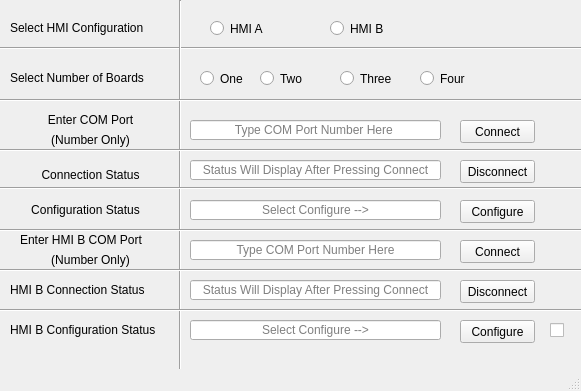
<?xml version="1.0" encoding="UTF-8"?>
<ui version="4.0">
 <class>MainWindow</class>
 <widget class="QMainWindow" name="MainWindow">
  <property name="geometry">
   <rect>
    <x>0</x>
    <y>0</y>
    <width>581</width>
    <height>391</height>
   </rect>
  </property>
  <property name="windowTitle">
   <string>TechnipFMC COREui Network Configuration Tool</string>
  </property>
  <widget class="QWidget" name="centralwidget">
   <widget class="QLabel" name="connstatuslabel">
    <property name="geometry">
     <rect>
      <x>20</x>
      <y>160</y>
      <width>141</width>
      <height>31</height>
     </rect>
    </property>
    <property name="text">
     <string>&lt;html&gt;&lt;head/&gt;&lt;body&gt;&lt;p align=&quot;center&quot;&gt;&lt;span style=&quot; font-size:9pt;&quot;&gt;Connection Status&lt;/span&gt;&lt;/p&gt;&lt;/body&gt;&lt;/html&gt;</string>
    </property>
   </widget>
   <widget class="QLabel" name="label">
    <property name="geometry">
     <rect>
      <x>40</x>
      <y>100</y>
      <width>101</width>
      <height>41</height>
     </rect>
    </property>
    <property name="text">
     <string>&lt;html&gt;&lt;head/&gt;&lt;body&gt;&lt;p align=&quot;center&quot;&gt;&lt;span style=&quot; font-size:9pt;&quot;&gt;Enter COM Port&lt;/span&gt;&lt;/p&gt;&lt;/body&gt;&lt;/html&gt;</string>
    </property>
   </widget>
   <widget class="QPushButton" name="configurebutton">
    <property name="geometry">
     <rect>
      <x>460</x>
      <y>200</y>
      <width>75</width>
      <height>23</height>
     </rect>
    </property>
    <property name="text">
     <string>Configure</string>
    </property>
   </widget>
   <widget class="QLabel" name="label_2">
    <property name="geometry">
     <rect>
      <x>20</x>
      <y>200</y>
      <width>131</width>
      <height>20</height>
     </rect>
    </property>
    <property name="text">
     <string>&lt;html&gt;&lt;head/&gt;&lt;body&gt;&lt;p align=&quot;center&quot;&gt;&lt;span style=&quot; font-size:9pt;&quot;&gt;Configuration Status&lt;/span&gt;&lt;/p&gt;&lt;/body&gt;&lt;/html&gt;</string>
    </property>
   </widget>
   <widget class="QLineEdit" name="comtext">
    <property name="geometry">
     <rect>
      <x>190</x>
      <y>120</y>
      <width>251</width>
      <height>20</height>
     </rect>
    </property>
    <property name="alignment">
     <set>Qt::AlignCenter</set>
    </property>
    <property name="placeholderText">
     <string>Type COM Port Number Here </string>
    </property>
   </widget>
   <widget class="QLineEdit" name="connectionstatus">
    <property name="geometry">
     <rect>
      <x>190</x>
      <y>160</y>
      <width>251</width>
      <height>20</height>
     </rect>
    </property>
    <property name="alignment">
     <set>Qt::AlignCenter</set>
    </property>
    <property name="placeholderText">
     <string>Status Will Display After Pressing Connect</string>
    </property>
   </widget>
   <widget class="QLabel" name="label_3">
    <property name="geometry">
     <rect>
      <x>40</x>
      <y>130</y>
      <width>101</width>
      <height>21</height>
     </rect>
    </property>
    <property name="text">
     <string>&lt;html&gt;&lt;head/&gt;&lt;body&gt;&lt;p align=&quot;center&quot;&gt;&lt;span style=&quot; font-size:9pt;&quot;&gt;(Number Only)&lt;/span&gt;&lt;/p&gt;&lt;/body&gt;&lt;/html&gt;</string>
    </property>
   </widget>
   <widget class="QLineEdit" name="configuretext">
    <property name="geometry">
     <rect>
      <x>190</x>
      <y>200</y>
      <width>251</width>
      <height>20</height>
     </rect>
    </property>
    <property name="alignment">
     <set>Qt::AlignCenter</set>
    </property>
    <property name="readOnly">
     <bool>true</bool>
    </property>
    <property name="placeholderText">
     <string>Select Configure --&gt;</string>
    </property>
   </widget>
   <widget class="QRadioButton" name="HMIA_button">
    <property name="geometry">
     <rect>
      <x>210</x>
      <y>20</y>
      <width>82</width>
      <height>17</height>
     </rect>
    </property>
    <property name="text">
     <string>HMI A</string>
    </property>
   </widget>
   <widget class="QRadioButton" name="HMIB_button">
    <property name="geometry">
     <rect>
      <x>330</x>
      <y>20</y>
      <width>82</width>
      <height>17</height>
     </rect>
    </property>
    <property name="text">
     <string>HMI B</string>
    </property>
   </widget>
   <widget class="QRadioButton" name="OneBoardButton">
    <property name="geometry">
     <rect>
      <x>200</x>
      <y>70</y>
      <width>51</width>
      <height>17</height>
     </rect>
    </property>
    <property name="text">
     <string>One</string>
    </property>
   </widget>
   <widget class="QRadioButton" name="TwoBoardButton">
    <property name="geometry">
     <rect>
      <x>260</x>
      <y>70</y>
      <width>51</width>
      <height>17</height>
     </rect>
    </property>
    <property name="text">
     <string>Two</string>
    </property>
   </widget>
   <widget class="QRadioButton" name="ThreeBoardButton">
    <property name="geometry">
     <rect>
      <x>340</x>
      <y>70</y>
      <width>61</width>
      <height>17</height>
     </rect>
    </property>
    <property name="text">
     <string>Three</string>
    </property>
   </widget>
   <widget class="QRadioButton" name="FourBoardButton">
    <property name="geometry">
     <rect>
      <x>420</x>
      <y>70</y>
      <width>51</width>
      <height>17</height>
     </rect>
    </property>
    <property name="text">
     <string>Four</string>
    </property>
   </widget>
   <widget class="Line" name="line">
    <property name="geometry">
     <rect>
      <x>0</x>
      <y>40</y>
      <width>641</width>
      <height>16</height>
     </rect>
    </property>
    <property name="orientation">
     <enum>Qt::Horizontal</enum>
    </property>
   </widget>
   <widget class="Line" name="line_2">
    <property name="geometry">
     <rect>
      <x>170</x>
      <y>0</y>
      <width>20</width>
      <height>471</height>
     </rect>
    </property>
    <property name="orientation">
     <enum>Qt::Vertical</enum>
    </property>
   </widget>
   <widget class="Line" name="line_3">
    <property name="geometry">
     <rect>
      <x>0</x>
      <y>140</y>
      <width>601</width>
      <height>20</height>
     </rect>
    </property>
    <property name="orientation">
     <enum>Qt::Horizontal</enum>
    </property>
   </widget>
   <widget class="Line" name="line_4">
    <property name="geometry">
     <rect>
      <x>0</x>
      <y>90</y>
      <width>611</width>
      <height>20</height>
     </rect>
    </property>
    <property name="orientation">
     <enum>Qt::Horizontal</enum>
    </property>
   </widget>
   <widget class="QLabel" name="label_4">
    <property name="geometry">
     <rect>
      <x>10</x>
      <y>20</y>
      <width>151</width>
      <height>16</height>
     </rect>
    </property>
    <property name="text">
     <string>Select HMI Configuration</string>
    </property>
   </widget>
   <widget class="QLabel" name="label_5">
    <property name="geometry">
     <rect>
      <x>10</x>
      <y>70</y>
      <width>161</width>
      <height>16</height>
     </rect>
    </property>
    <property name="text">
     <string>Select Number of Boards</string>
    </property>
   </widget>
   <widget class="Line" name="line_5">
    <property name="geometry">
     <rect>
      <x>0</x>
      <y>180</y>
      <width>611</width>
      <height>16</height>
     </rect>
    </property>
    <property name="orientation">
     <enum>Qt::Horizontal</enum>
    </property>
   </widget>
   <widget class="Line" name="line_6">
    <property name="geometry">
     <rect>
      <x>-30</x>
      <y>220</y>
      <width>641</width>
      <height>20</height>
     </rect>
    </property>
    <property name="orientation">
     <enum>Qt::Horizontal</enum>
    </property>
   </widget>
   <widget class="QLineEdit" name="comtext2">
    <property name="geometry">
     <rect>
      <x>190</x>
      <y>240</y>
      <width>251</width>
      <height>20</height>
     </rect>
    </property>
    <property name="alignment">
     <set>Qt::AlignCenter</set>
    </property>
    <property name="placeholderText">
     <string>Type COM Port Number Here</string>
    </property>
   </widget>
   <widget class="QLineEdit" name="connectionstatus2">
    <property name="geometry">
     <rect>
      <x>190</x>
      <y>280</y>
      <width>251</width>
      <height>20</height>
     </rect>
    </property>
    <property name="alignment">
     <set>Qt::AlignCenter</set>
    </property>
    <property name="placeholderText">
     <string>Status Will Display After Pressing Connect</string>
    </property>
   </widget>
   <widget class="QLineEdit" name="configuretext2">
    <property name="geometry">
     <rect>
      <x>190</x>
      <y>320</y>
      <width>251</width>
      <height>20</height>
     </rect>
    </property>
    <property name="alignment">
     <set>Qt::AlignCenter</set>
    </property>
    <property name="placeholderText">
     <string>Select Configure --&gt;</string>
    </property>
   </widget>
   <widget class="QPushButton" name="ConnectButton2">
    <property name="geometry">
     <rect>
      <x>460</x>
      <y>240</y>
      <width>75</width>
      <height>23</height>
     </rect>
    </property>
    <property name="text">
     <string>Connect</string>
    </property>
   </widget>
   <widget class="QPushButton" name="configurebutton2">
    <property name="geometry">
     <rect>
      <x>460</x>
      <y>320</y>
      <width>75</width>
      <height>23</height>
     </rect>
    </property>
    <property name="text">
     <string>Configure</string>
    </property>
   </widget>
   <widget class="QLabel" name="label_6">
    <property name="geometry">
     <rect>
      <x>20</x>
      <y>230</y>
      <width>141</width>
      <height>20</height>
     </rect>
    </property>
    <property name="text">
     <string>Enter HMI B COM Port</string>
    </property>
   </widget>
   <widget class="QLabel" name="label_7">
    <property name="geometry">
     <rect>
      <x>10</x>
      <y>280</y>
      <width>161</width>
      <height>20</height>
     </rect>
    </property>
    <property name="text">
     <string>HMI B Connection Status</string>
    </property>
   </widget>
   <widget class="QLabel" name="label_8">
    <property name="geometry">
     <rect>
      <x>10</x>
      <y>320</y>
      <width>191</width>
      <height>20</height>
     </rect>
    </property>
    <property name="text">
     <string>HMI B Configuration Status</string>
    </property>
   </widget>
   <widget class="Line" name="line_7">
    <property name="geometry">
     <rect>
      <x>0</x>
      <y>260</y>
      <width>611</width>
      <height>20</height>
     </rect>
    </property>
    <property name="orientation">
     <enum>Qt::Horizontal</enum>
    </property>
   </widget>
   <widget class="Line" name="line_8">
    <property name="geometry">
     <rect>
      <x>-10</x>
      <y>300</y>
      <width>621</width>
      <height>20</height>
     </rect>
    </property>
    <property name="orientation">
     <enum>Qt::Horizontal</enum>
    </property>
   </widget>
   <widget class="QLabel" name="label_9">
    <property name="geometry">
     <rect>
      <x>40</x>
      <y>250</y>
      <width>101</width>
      <height>21</height>
     </rect>
    </property>
    <property name="text">
     <string>&lt;html&gt;&lt;head/&gt;&lt;body&gt;&lt;p align=&quot;center&quot;&gt;&lt;span style=&quot; font-size:9pt;&quot;&gt;(Number Only)&lt;/span&gt;&lt;/p&gt;&lt;/body&gt;&lt;/html&gt;</string>
    </property>
   </widget>
   <widget class="QPushButton" name="ConnectButton">
    <property name="geometry">
     <rect>
      <x>460</x>
      <y>120</y>
      <width>75</width>
      <height>23</height>
     </rect>
    </property>
    <property name="text">
     <string>Connect</string>
    </property>
   </widget>
   <widget class="QPushButton" name="disconnectButton">
    <property name="geometry">
     <rect>
      <x>460</x>
      <y>160</y>
      <width>75</width>
      <height>23</height>
     </rect>
    </property>
    <property name="text">
     <string>Disconnect</string>
    </property>
   </widget>
   <widget class="QPushButton" name="disconnectButton2">
    <property name="geometry">
     <rect>
      <x>460</x>
      <y>280</y>
      <width>75</width>
      <height>23</height>
     </rect>
    </property>
    <property name="text">
     <string>Disconnect</string>
    </property>
   </widget>
   <widget class="QCheckBox" name="debug_check">
    <property name="geometry">
     <rect>
      <x>550</x>
      <y>320</y>
      <width>81</width>
      <height>20</height>
     </rect>
    </property>
    <property name="text">
     <string/>
    </property>
   </widget>
  </widget>
  <widget class="QMenuBar" name="menubar">
   <property name="geometry">
    <rect>
     <x>0</x>
     <y>0</y>
     <width>581</width>
     <height>26</height>
    </rect>
   </property>
  </widget>
  <widget class="QStatusBar" name="statusbar"/>
 </widget>
 <resources/>
 <connections/>
</ui>
